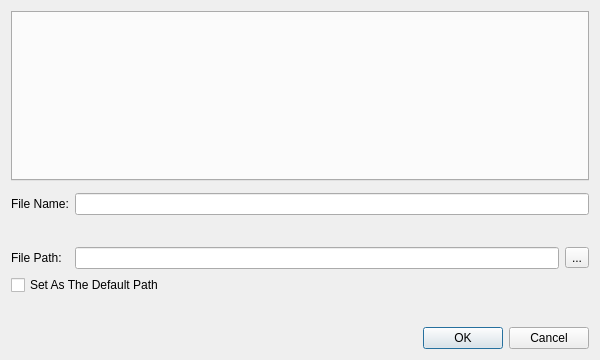
<?xml version="1.0" encoding="UTF-8"?>
<ui version="4.0">
 <class>CreateDialog</class>
 <widget class="QDialog" name="CreateDialog">
  <property name="geometry">
   <rect>
    <x>0</x>
    <y>0</y>
    <width>600</width>
    <height>360</height>
   </rect>
  </property>
  <property name="windowTitle">
   <string>Create New Project</string>
  </property>
  <layout class="QGridLayout" name="gridLayout_2">
   <item row="0" column="0">
    <widget class="QTabWidget" name="tabWidget">
     <property name="currentIndex">
      <number>-1</number>
     </property>
    </widget>
   </item>
   <item row="1" column="0">
    <layout class="QGridLayout" name="gridLayout" rowminimumheight="20,20,20,20,20">
     <property name="topMargin">
      <number>6</number>
     </property>
     <item row="0" column="1" colspan="2">
      <widget class="QLineEdit" name="nameEdit"/>
     </item>
     <item row="2" column="2">
      <widget class="QToolButton" name="searchButton">
       <property name="text">
        <string>...</string>
       </property>
      </widget>
     </item>
     <item row="2" column="0">
      <widget class="QLabel" name="path">
       <property name="text">
        <string>File Path:</string>
       </property>
      </widget>
     </item>
     <item row="0" column="0">
      <widget class="QLabel" name="name">
       <property name="text">
        <string>File Name:</string>
       </property>
      </widget>
     </item>
     <item row="2" column="1">
      <widget class="QLineEdit" name="pathEdit"/>
     </item>
     <item row="1" column="0" colspan="3">
      <widget class="QLabel" name="nameInfo">
       <property name="text">
        <string/>
       </property>
      </widget>
     </item>
     <item row="4" column="0" colspan="3">
      <widget class="QLabel" name="pathInfo">
       <property name="text">
        <string/>
       </property>
      </widget>
     </item>
     <item row="3" column="0" colspan="3">
      <widget class="QCheckBox" name="asDefault">
       <property name="text">
        <string>Set As The Default Path</string>
       </property>
      </widget>
     </item>
    </layout>
   </item>
   <item row="2" column="0">
    <widget class="QDialogButtonBox" name="buttonBox">
     <property name="orientation">
      <enum>Qt::Horizontal</enum>
     </property>
     <property name="standardButtons">
      <set>QDialogButtonBox::Cancel|QDialogButtonBox::Ok</set>
     </property>
    </widget>
   </item>
  </layout>
 </widget>
 <resources/>
 <connections>
  <connection>
   <sender>buttonBox</sender>
   <signal>accepted()</signal>
   <receiver>CreateDialog</receiver>
   <slot>accept()</slot>
   <hints>
    <hint type="sourcelabel">
     <x>248</x>
     <y>254</y>
    </hint>
    <hint type="destinationlabel">
     <x>157</x>
     <y>274</y>
    </hint>
   </hints>
  </connection>
  <connection>
   <sender>buttonBox</sender>
   <signal>rejected()</signal>
   <receiver>CreateDialog</receiver>
   <slot>reject()</slot>
   <hints>
    <hint type="sourcelabel">
     <x>316</x>
     <y>260</y>
    </hint>
    <hint type="destinationlabel">
     <x>286</x>
     <y>274</y>
    </hint>
   </hints>
  </connection>
 </connections>
</ui>
